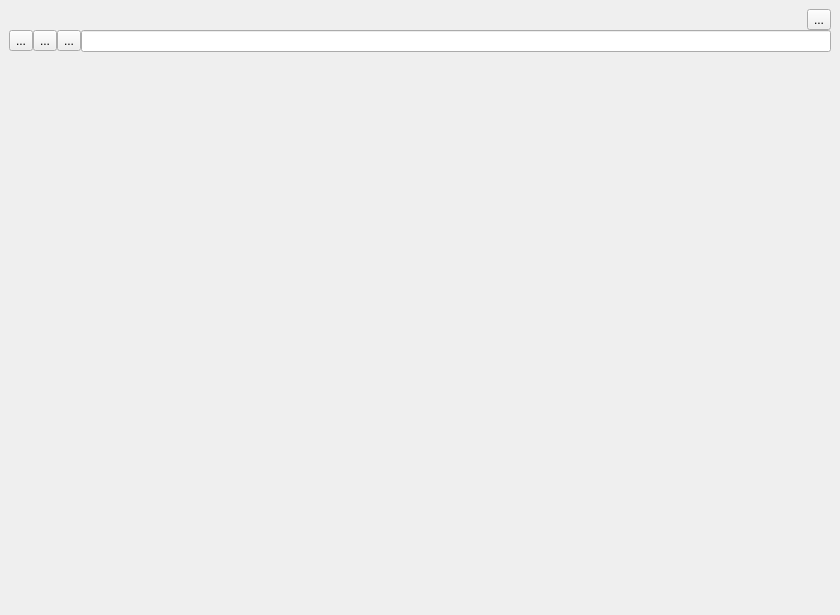
<?xml version="1.0" encoding="UTF-8"?>
<ui version="4.0">
 <class>MainWindow</class>
 <widget class="QMainWindow" name="MainWindow">
  <property name="geometry">
   <rect>
    <x>0</x>
    <y>0</y>
    <width>840</width>
    <height>615</height>
   </rect>
  </property>
  <property name="windowTitle">
   <string>MainWindow</string>
  </property>
  <widget class="QWidget" name="centralwidget">
   <layout class="QVBoxLayout" name="verticalLayout_3">
    <property name="spacing">
     <number>0</number>
    </property>
    <property name="leftMargin">
     <number>0</number>
    </property>
    <property name="topMargin">
     <number>0</number>
    </property>
    <property name="rightMargin">
     <number>0</number>
    </property>
    <property name="bottomMargin">
     <number>0</number>
    </property>
    <item>
     <layout class="QVBoxLayout" name="verticleLayout">
      <item>
       <widget class="QWidget" name="topBarWidget" native="true">
        <layout class="QVBoxLayout" name="verticalLayout_5">
         <item>
          <layout class="QVBoxLayout" name="verticalLayout_4">
           <property name="spacing">
            <number>0</number>
           </property>
           <item>
            <widget class="QWidget" name="tabRowWidget" native="true">
             <layout class="QHBoxLayout" name="horizontalLayout_4">
              <property name="spacing">
               <number>0</number>
              </property>
              <property name="leftMargin">
               <number>0</number>
              </property>
              <property name="topMargin">
               <number>0</number>
              </property>
              <property name="rightMargin">
               <number>0</number>
              </property>
              <property name="bottomMargin">
               <number>0</number>
              </property>
              <item>
               <layout class="QHBoxLayout" name="tabRowLayout">
                <property name="spacing">
                 <number>0</number>
                </property>
                <item>
                 <widget class="QTabBar" name="tabBar" native="true"/>
                </item>
                <item>
                 <widget class="QToolButton" name="newTabButton">
                  <property name="text">
                   <string>...</string>
                  </property>
                  <property name="icon">
                   <iconset resource="../resources/icons.qrc">
                    <normaloff>:/icons/icons/new_tab.svg</normaloff>:/icons/icons/new_tab.svg</iconset>
                  </property>
                 </widget>
                </item>
               </layout>
              </item>
             </layout>
            </widget>
           </item>
           <item>
            <widget class="QWidget" name="toolBarWidget" native="true">
             <layout class="QHBoxLayout" name="horizontalLayout_3">
              <property name="spacing">
               <number>0</number>
              </property>
              <property name="leftMargin">
               <number>0</number>
              </property>
              <property name="topMargin">
               <number>0</number>
              </property>
              <property name="rightMargin">
               <number>0</number>
              </property>
              <property name="bottomMargin">
               <number>0</number>
              </property>
              <item>
               <layout class="QHBoxLayout" name="toolBarLayout">
                <item>
                 <widget class="QToolButton" name="backButton">
                  <property name="text">
                   <string>...</string>
                  </property>
                  <property name="icon">
                   <iconset resource="../resources/icons.qrc">
                    <normaloff>:/icons/icons/back.svg</normaloff>:/icons/icons/back.svg</iconset>
                  </property>
                 </widget>
                </item>
                <item>
                 <widget class="QToolButton" name="forwardButton">
                  <property name="text">
                   <string>...</string>
                  </property>
                  <property name="icon">
                   <iconset resource="../resources/icons.qrc">
                    <normaloff>:/icons/icons/forward.svg</normaloff>:/icons/icons/forward.svg</iconset>
                  </property>
                 </widget>
                </item>
                <item>
                 <widget class="QToolButton" name="reloadButton">
                  <property name="text">
                   <string>...</string>
                  </property>
                  <property name="icon">
                   <iconset resource="../resources/icons.qrc">
                    <normaloff>:/icons/icons/reload.svg</normaloff>:/icons/icons/reload.svg</iconset>
                  </property>
                 </widget>
                </item>
                <item>
                 <widget class="QLineEdit" name="addressBar"/>
                </item>
               </layout>
              </item>
             </layout>
            </widget>
           </item>
          </layout>
         </item>
         <item>
          <widget class="QStackedWidget" name="pages">
           <property name="currentIndex">
            <number>0</number>
           </property>
           <widget class="QWidget" name="page_3"/>
           <widget class="QWidget" name="page_4"/>
          </widget>
         </item>
        </layout>
       </widget>
      </item>
     </layout>
    </item>
   </layout>
  </widget>
 </widget>
 <customwidgets>
  <customwidget>
   <class>QTabBar</class>
   <extends>QWidget</extends>
   <header>qtabbar.h</header>
   <container>1</container>
  </customwidget>
 </customwidgets>
 <resources>
  <include location="../resources/icons.qrc"/>
 </resources>
 <connections/>
</ui>
